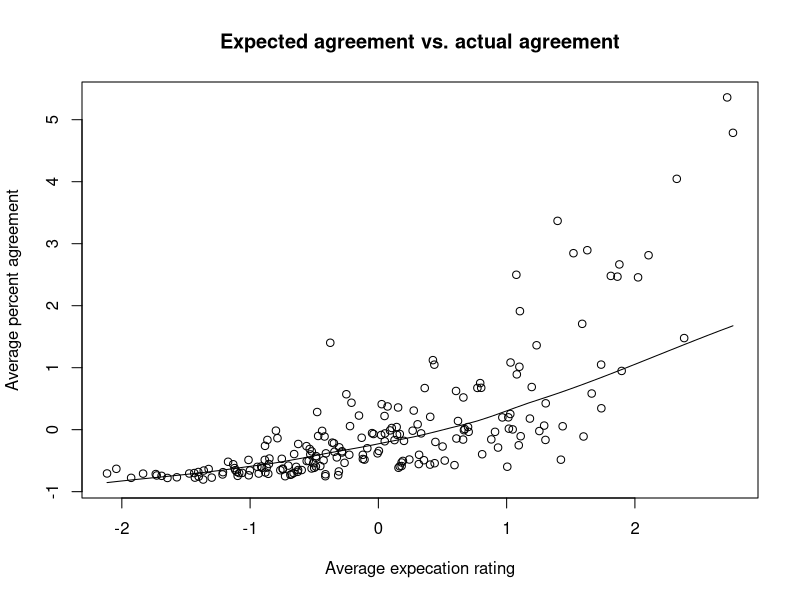

This figure's R source: (Note: this script raises an error after producing the figure.)
## ---- chunk 1
library(tidyverse)
library(knitr)
library(scales)
library(xtable)
library(broom)
## ---- chunk 2
dExpectation = read_csv('./expectation/expectations-by-condition.csv') 
dTruth = read_csv('./expectation/ground-truth-by-condition.csv') 
## ---- chunk 3
# Z score averages of expectation rating and actual percent matches (across participants) and compare
expectation <- aggregate(dExpectation[, 2], list(dExpectation$word), mean) %>% 
  mutate(zscore = (sliderResponse - mean(sliderResponse))/sd(sliderResponse)) %>%
  rename(word = "Group.1", avgExpectation = sliderResponse)

truth <-  aggregate(dTruth[, 2], list(dTruth$word), mean) %>% 
  mutate(zscore = (groundTruth - mean(groundTruth))/sd(groundTruth))
## ---- chunk 4
scatter.smooth(x=expectation$zscore, y=truth$zscore, xlab="Average expecation rating", ylab="Average percent agreement", main="Expected agreement vs. actual agreement")
## ---- chunk 5
dDeltaE = read_csv('./deltaE/sorted-deltaE-CIE2000-block2.csv') 

# zscoring:
deltaE <- dDeltaE[order(dDeltaE$word),] %>%
  mutate(zscore = (deltaE - mean(deltaE))/sd(deltaE))
# averaging slider + zscoring
expectation <- aggregate(dExpectation[, 2], list(dExpectation$word), mean) %>%
  rename(word = "Group.1", avgExpectation = sliderResponse) %>%
  mutate(zscore = (avgExpectation - mean(avgExpectation))/sd(avgExpectation))

# plot
scatter.smooth(x=expectation$zscore, y=deltaE$zscore, xlab="Average expecation rating", ylab="Average Delta E among block2 repsonses", main="Expected agreement vs. average Delta E")

# correlation
cor.test(expectation$zscore, deltaE$zscore)
## ---- chunk 6
library("ggpubr")
ggboxplot(dExpectation, y = "sliderResponse", main= "Expected Agreement by Condition",
          color = "condition", palette = c("#D8644B", "#4B7CD8"),
          order = c("concrete", "abstract"), ylim = c(0, 100),
          ylab = "% of population expected to share one's color association", xlab="words")
## ---- chunk 7
ggboxplot(dTruth, y = "groundTruth", main= "Actual Agreement by Condition",
          color = "condition", palette = c("#D8644B", "#4B7CD8"),
          order = c("concrete", "abstract"), ylim = c(0, 100),
          ylab = "% of population actually sharing color association", xlab="words")
## ---- chunk 8
selectedWords <- filter(dExpectation, word %in% c("lemon", "sun", "tomato", "fire", "apple", "spinach", "vegetable", "tree", "daffodil"))

boxplot(sliderResponse~word, data=selectedWords, main="Expected Agreement",
   xlab="Words", ylab="% of population expected to share one's color association", ylim = c(0, 100))
## ---- chunk 9
selectedWords <- filter(dTruth, word %in% c("lemon", "sun", "tomato", "fire", "apple", "spinach", "vegetable", "tree", "daffodil"))

boxplot(groundTruth~word, data=selectedWords, main="Actual Agreement",
   xlab="Words", ylab="% of population actually sharing association", ylim = c(0, 100))
